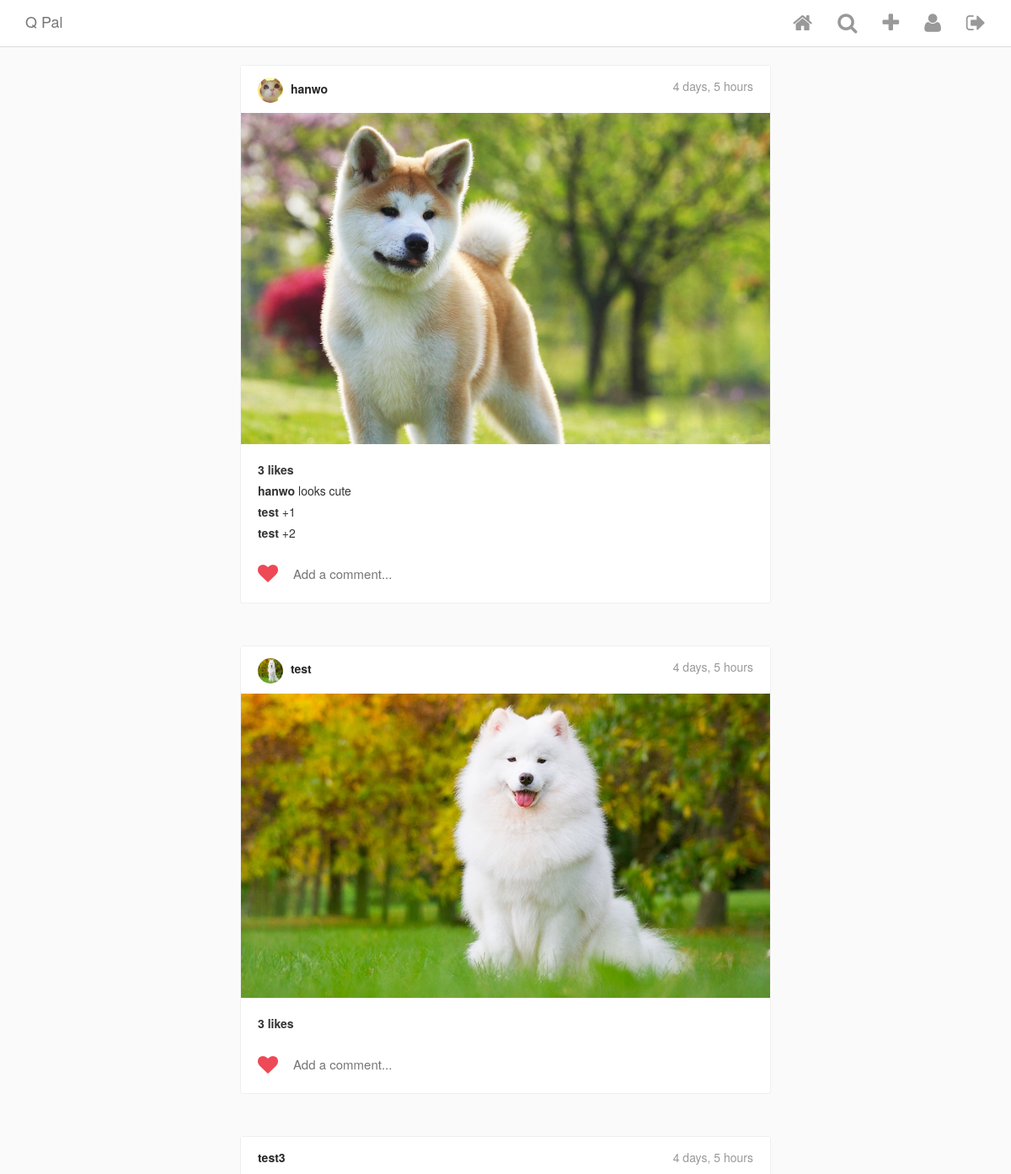
/ (signed in, upper part), run on an earlier commit of the app's database.
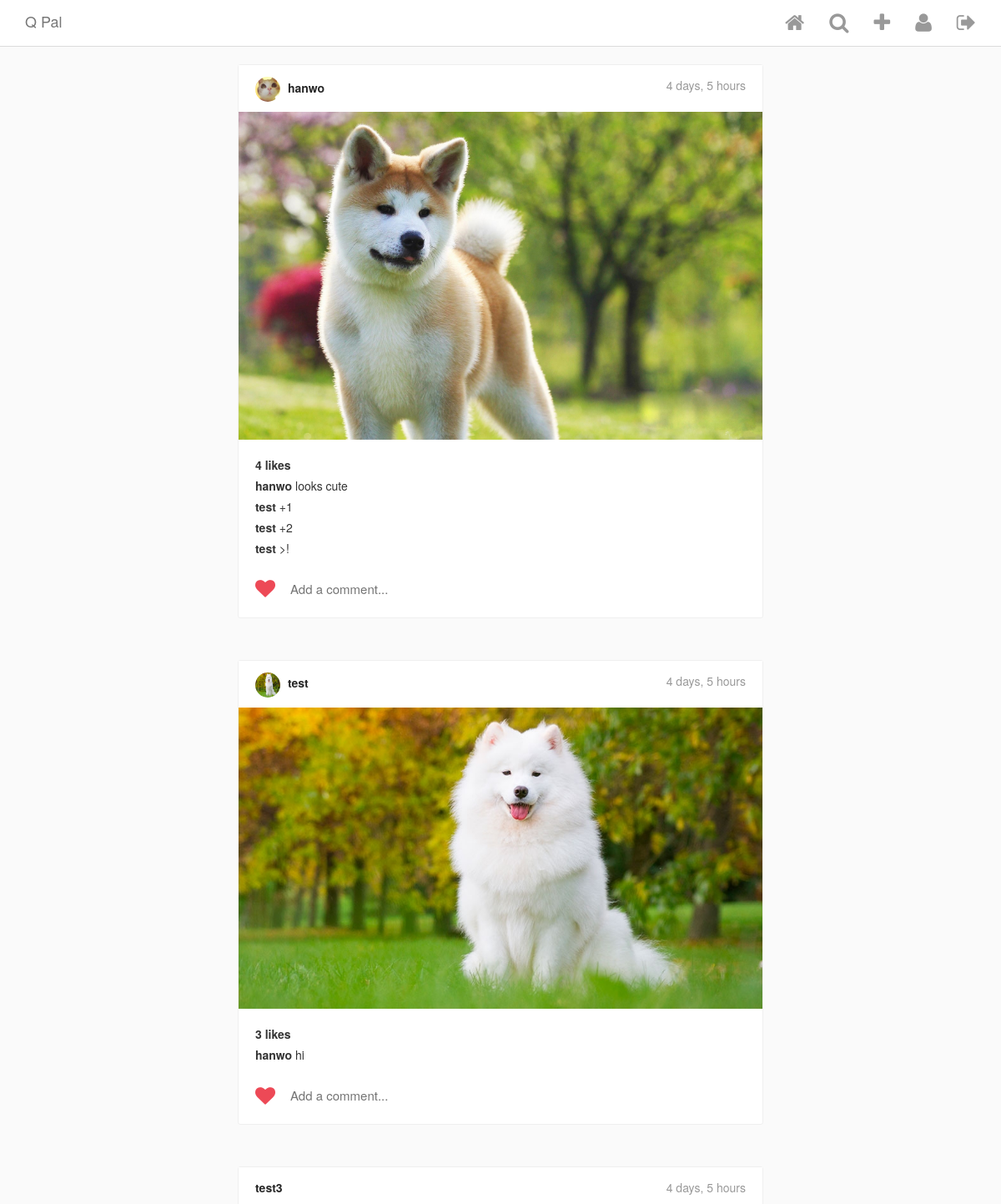
And on a later commit of the database.
### Insta/models.py (models this page shows, shortened)
class Post(models.Model):
    author = models.ForeignKey(
        InstaUser,
        on_delete = models.CASCADE,
        related_name = 'my_posts'
    )
    title = models.TextField(blank = True, null = True)
    image = ProcessedImageField(
        upload_to = 'static/images/posts',
        format = 'JPEG',
        options = {'quality' : 100},
        blank = True,
        null = True
    )
    posted_on = models.DateTimeField(
        auto_now_add = True,
        editable = False,
        blank = True,
        null = True,
    )
    def get_like_count(self):
        return self.likes.count()

class InstaUser(AbstractUser):
    profile_pic = ProcessedImageField(
        upload_to = 'static/images/profiles',
        format = 'JPEG',
        options = {'quality' : 100},
        blank = True,
        null = True
    )

class Comment(models.Model):
    post = models.ForeignKey(Post, on_delete = models.CASCADE, related_name='comments',)
    user = models.ForeignKey(InstaUser, on_delete=models.CASCADE)
    comment = models.CharField(max_length=100)
    posted_on = models.DateTimeField(auto_now_add = True, editable = False)

### Insta/views.py (the view)
# urls.py: path('', PostsView.as_view(), name = 'posts'),
class PostsView(LoginRequiredMixin, ListView):
    model = Post
    template_name = 'index.html'
    login_url = "signup"

### Insta/templatetags/custom_tags.py (called while the page is built)
@register.simple_tag
def has_user_liked_post(post, user):
    try:
        like = Like.objects.get(post=post, user=user)
        return "fa-heart"
    except:
        return "fa-heart-o"

### templates/index.html (shortened to what this page needs)
{% extends "base.html" %}
{% load custom_tags %}
{% block content %}
<div class="cards-listing">
    {% for post in object_list %}
        <div class="row">
            <div class="card view-update {{ post.pk }}">
                <div class="card__panel-head">
                    <div class="poster__info">
                        <a href="{% url 'user_detail' post.author.pk %}" class="poster__name">
                            {% if post.author.profile_pic %}
                                <img class="poster__profilepic" src="{{ post.author.profile_pic.url }}">
                            {% endif %}
                            {{ post.author.username }}
                        </a>
                        <span class="poster__timestamp">
                            {{ post.posted_on|timesince }}
                        </span>
                    </div>
                </div>
                <a href="{% url 'post_detail' post.pk %}">
                    <img class="card__main-image" src="{{ post.image.url }}">
                </a>
                <div class="card__panel-body">
                    <div class="likes">
                        {% if post.get_like_count %}
                            {{ post.get_like_count }} like{% if post.get_like_count > 1 %}s{% endif %}
                        {% endif %}
                    </div>
                    <ul class="comment-list">
                        {% for comment in post.comments.all %}
                        <li class="comment-list__comment">
                            <a href="{% url 'user_detail' comment.user.pk %}" class="user">
                                {{ comment.user.username }}
                            </a>
                            <span class="comment">{{ comment.comment }}</span>
                        </li>
                        {% endfor %}
                    </ul>
                    <section class="input-row">
                        <i class="fa {% has_user_liked_post post user %} submit-like" aria-hidden="true"></i>
                        <div class="comment-input-wrapper">
                            <input class="add-comment" type="text" placeholder="Add a comment...">
                        </div>
                    </section>
                </div>
            </div>
        </div>
    {% endfor %}
</div>
{% endblock content %}

What changed in the data, as far as the page shows it:
computed for Post "hanwo": get_like_count "3" → "4"
added Comment: user.username "test", comment ">!", shown under Post "hanwo"
added Comment: user.username "hanwo", comment "hi", shown under Post "test"
